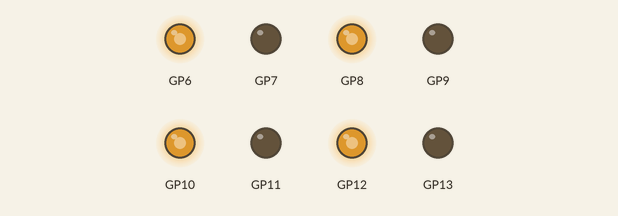
This program was run on a simulated Raspberry Pi Pico running MicroPython. Parts: output pins drawn as LEDs (lit = HIGH). At 6.0 s the program stops and its outputs stay as they are.

Above: at 0.1 s.
At 3.1 s:
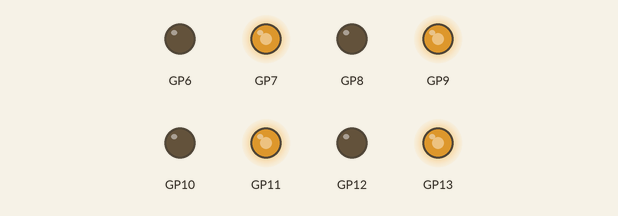
At 6.1 s:
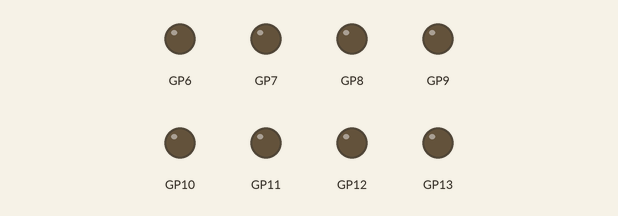
Timing chart, 0 to 7.5 s (numbered marks = the images above):
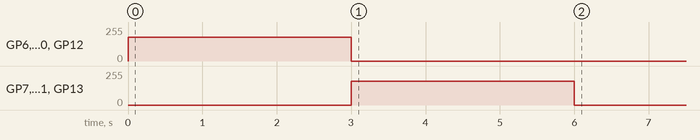

Measured:
- by itself, GP6, GP8, GP10, GP12: 0/255 → 178/255 at 0.00 s, → 0/255 3.0 s later
- by itself, GP7, GP9, GP11, GP13: 0/255 → 178/255 at 3.0 s, → 0/255 3.0 s later

The program:

moteur.py
```python
from machine import Pin,PWM
class moteur:
    def __init__(self,pin,difference=0,freq=25_000,):
        pin_m = Pin(pin,mode=Pin.OUT)
        self.M = PWM(pin_m)
        self.M.freq(freq)
        self.sens_rotation = 0
        self.vitesse = 0
        self.difference = difference
        self.mouvement(0)

    def mouvement(self,vitesse):
        #if not (self.M.duty_u16()==0 and vitesse==0):
        self.M.duty_u16(int(vitesse*(65535-self.difference)))


class mouvement:
    def __init__(self,M6,M7,M8,M9,M10,M11,M12,M13):
        self.M6 = M6
        self.M7 = M7
        self.M8 = M8
        self.M9 = M9
        self.M10 = M10
        self.M11 = M11
        self.M12 = M12
        self.M13 = M13

    def avant(self, vitesse):
        self.M6.mouvement(vitesse)
        self.M8.mouvement(vitesse)
        self.M12.mouvement(vitesse)
        self.M10.mouvement(vitesse)
        self.M7.mouvement(0)
        self.M9.mouvement(0)
        self.M13.mouvement(0)
        self.M11.mouvement(0)

    def arriere(self, vitesse):
        self.M7.mouvement(vitesse)
        self.M9.mouvement(vitesse)
        self.M13.mouvement(vitesse)
        self.M11.mouvement(vitesse)
        self.M6.mouvement(0)
        self.M8.mouvement(0)
        self.M12.mouvement(0)
        self.M10.mouvement(0)

    def gauche(self, vitesse):
        self.M6.mouvement(vitesse)
        self.M9.mouvement(vitesse)
        self.M13.mouvement(vitesse)
        self.M10.mouvement(vitesse)
        self.M7.mouvement(0)
        self.M8.mouvement(0)
        self.M12.mouvement(0)
        self.M11.mouvement(0)

    def droite(self, vitesse):
        self.M7.mouvement(vitesse)
        self.M8.mouvement(vitesse)
        self.M12.mouvement(vitesse)
        self.M11.mouvement(vitesse)
        self.M6.mouvement(0)
        self.M9.mouvement(0)
        self.M13.mouvement(0)
        self.M10.mouvement(0)

    def rotation_trigo(self, vitesse):
        self.M7.mouvement(vitesse)
        self.M8.mouvement(vitesse)
        self.M13.mouvement(vitesse)
        self.M10.mouvement(vitesse)
        self.M6.mouvement(0)
        self.M9.mouvement(0)
        self.M12.mouvement(0)
        self.M11.mouvement(0)

    def rotation_anti_trigo(self, vitesse):
        self.M6.mouvement(vitesse)
        self.M9.mouvement(vitesse)
        self.M12.mouvement(vitesse)
        self.M11.mouvement(vitesse)
        self.M7.mouvement(0)
        self.M8.mouvement(0)
        self.M13.mouvement(0)
        self.M10.mouvement(0)

    def stop(self):
        self.M6.mouvement(0)
        self.M7.mouvement(0)
        self.M8.mouvement(0)
        self.M9.mouvement(0)
        self.M10.mouvement(0)
        self.M12.mouvement(0)
        self.M11.mouvement(0)
        self.M13.mouvement(0)

if __name__ == '__main__':
    import time
    mv = mouvement(moteur(6),moteur(7),moteur(8),moteur(9),moteur(10),moteur(11),moteur(12),moteur(13))
    mv.avant(0.70)
    time.sleep(3)
    mv.arriere(0.70)
    time.sleep(3)
    mv.stop()
```
